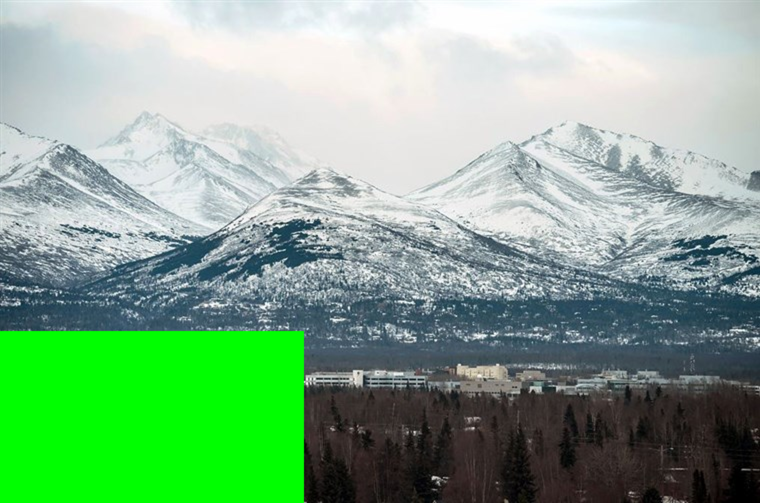
%> input picture HWs/HW12/alaska.png, 760 x 503 px
$ octave --eval "crimeScene('alaska.png');"   (GNU Octave 9; MATLAB toolbox functions it lacks are replaced by stand-ins)
%> lines starting %> are read from the running program, lines starting %| are printed output that depends on the picture; in (x1, y1, x2, y2) boxes, pixels count from 0 and x2, y2 are one past the last pixel; in counts of white or black regions, pixels touching at a corner belong together; the program's own positions count from 1
function crimeScene(photo)
%> called with photo = 'alaska.png'
img = imread(photo); % Reads in the photo
%> img is the input picture: size 503x760x3 uint8; mean R, G, B 131.6, 173, 140.1
red = img(:,:,1); % extracts the red layer
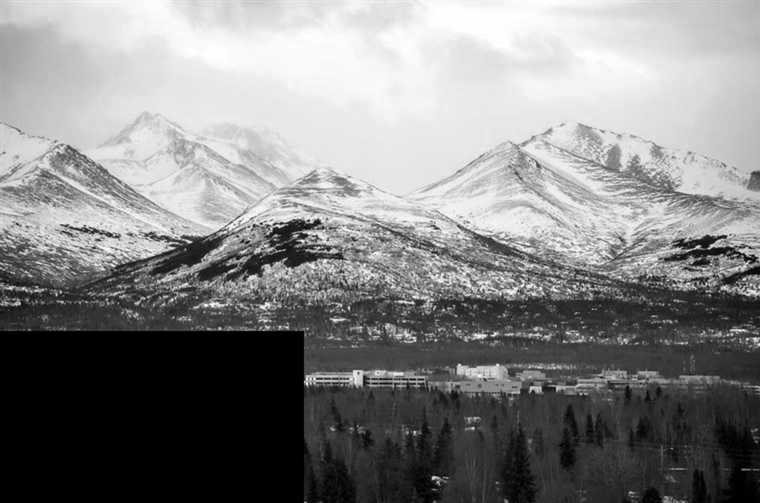
%> red: size 503x760 uint8; min 0, max 255, mean 131.6
green = img(:,:,2); % extracts the green layer
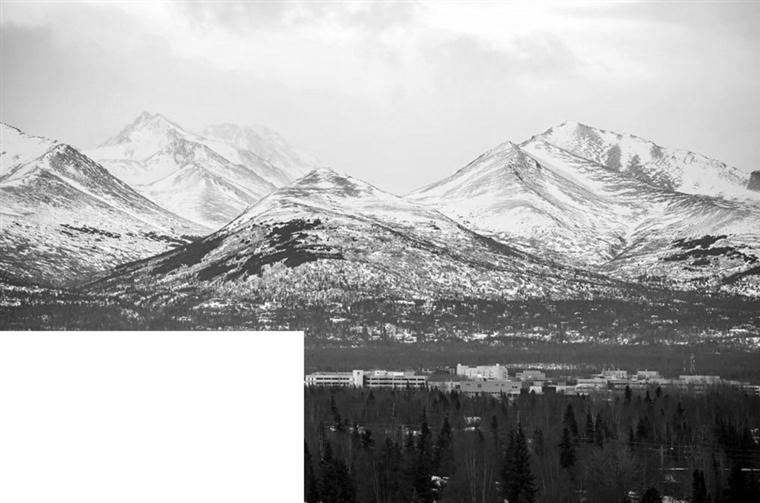
%> green: size 503x760 uint8; min 0, max 255, mean 173
blue = img(:,:,3); % extracts the blue layer
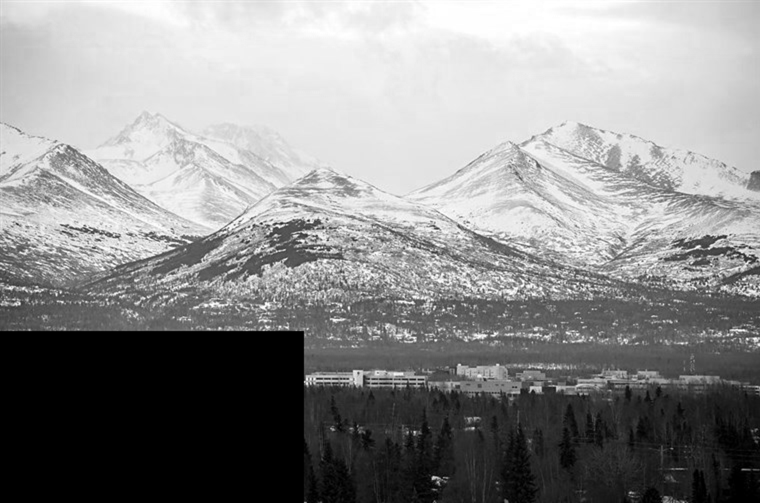
%> blue: size 503x760 uint8; min 0, max 255, mean 140.1
Original = img(:,:,1); % extracts layer for imae manipulation
MaskLeft = img(:,:,1); % Gets layers for left shift
MaskLeft(:,1) = []; % Removes the first column
MaskLeft(:,end+1) = MaskLeft(:,end); % shifts the array to the left
%> MaskLeft: size 503x760 uint8
leftEdges = MaskLeft - Original; % finds the difference between that and the original
MaskRight = img(:,:,1); % Gets layers for right shift
MaskRight(:,end) = [];% removes the last column
MaskRight(:,2:end+1) = MaskRight; % shifts the array to the right
%> MaskRight: size 503x760 uint8
rightEdges = MaskRight - Original; % finds the difference between that and the original
MaskUp = img(:,:,1); % Gets layers for up shift
MaskUp(1,:) = []; % removes the first row
MaskUp(end+1,:) = MaskUp(end,:); % shifts the whole array up
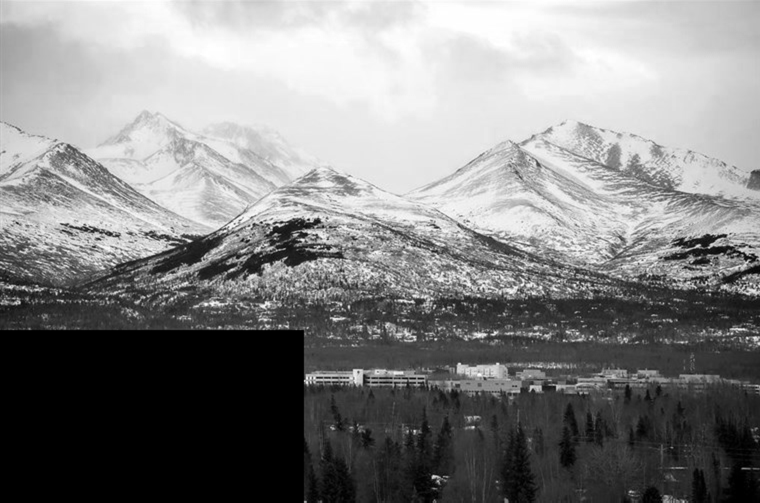
%> MaskUp: size 503x760 uint8; min 0, max 255, mean 131.2
upEdges = MaskUp - Original;% finds the difference between that and the original
MaskDown = img(:,:,1); % Gets layers for down shift
MaskDown(end,:) = []; % removes the last row
MaskDown(2:end+1,:) = MaskDown; % shifts the whole array down
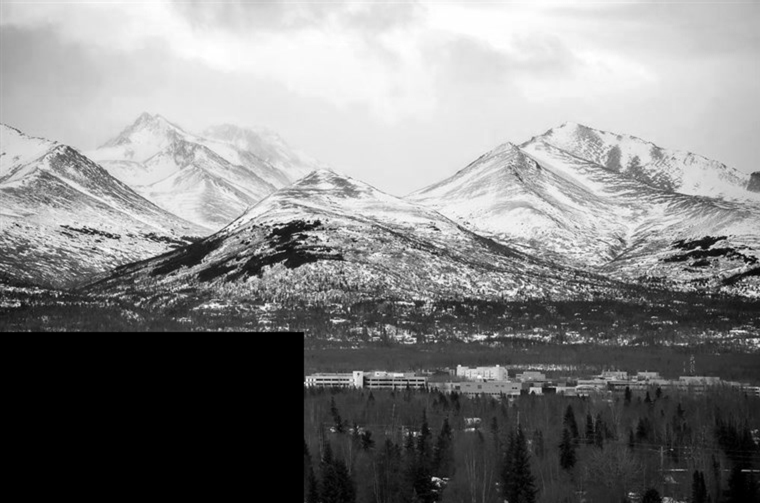
%> MaskDown: size 503x760 uint8; min 0, max 255, mean 132
downEdges = MaskDown - Original;% finds the difference between that and the original
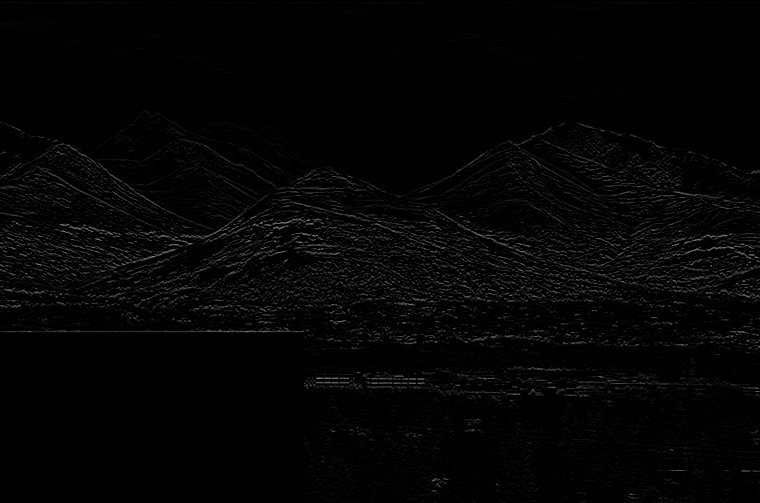
%> downEdges: size 503x760 uint8; min 0, max 142, mean 4.2
AllEdges = leftEdges + rightEdges + upEdges + downEdges; % adds all the edges together
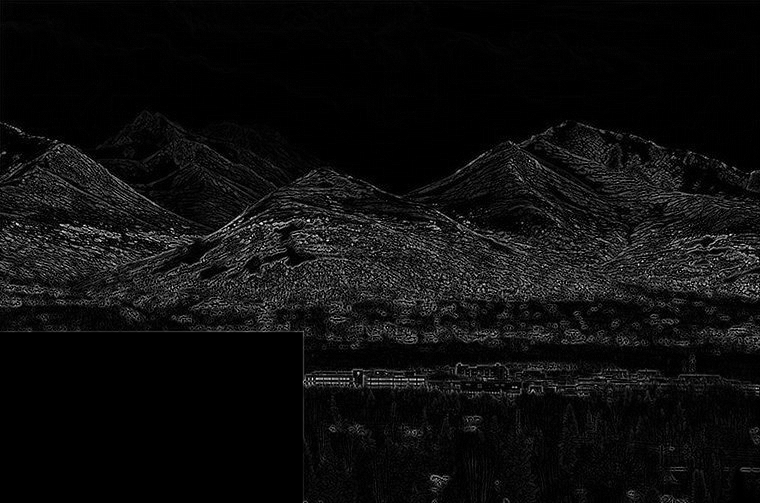
%> AllEdges: size 503x760 uint8; min 0, max 255, mean 14
EdgeMask = AllEdges == 255; % creates a mask for where the edges lie
%> EdgeMask: size 503x760 logical; 0% white in thin lines or dots, all inside (x1, y1, x2, y2) = (16, 220, 757, 287)
red(EdgeMask) = 255; % applies the edge mask and changes the values to red
green(EdgeMask) = 0; % applies the edge mask and changes the values to red
blue(EdgeMask) = 0; % applies the edge mask and changes the values to red
ImagesEdged = cat(3,red,green,blue); % Puts all the layers back together to create final image
[token,~] = strtok(photo,'.'); % finds the file name required for the output
outputFilename = [token,'_edged.png']; % creates output file name
imwrite(uint8(ImagesEdged),outputFilename); % wrtie output image to output file
end


% [54 lines of commented-out code are left out]
